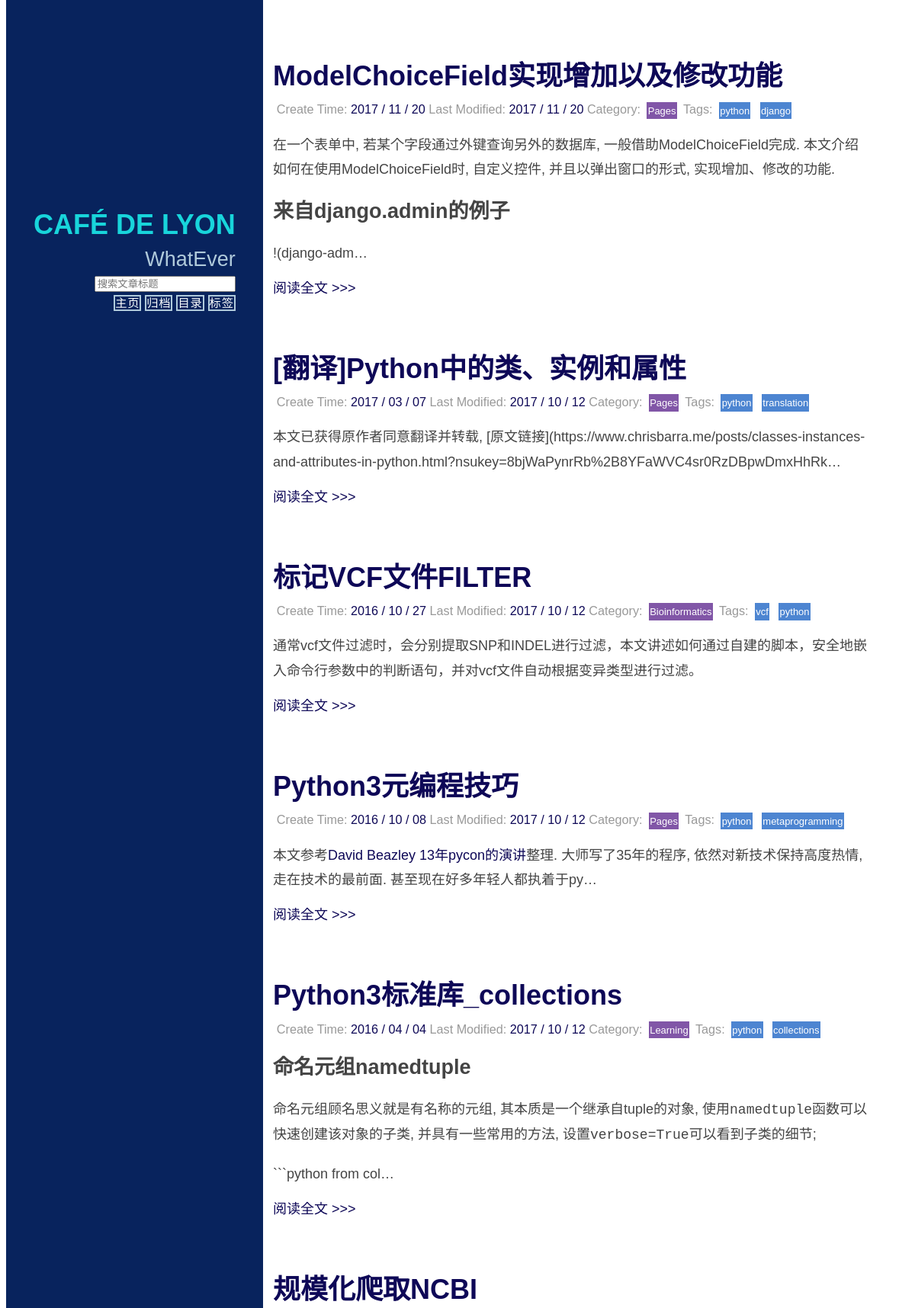
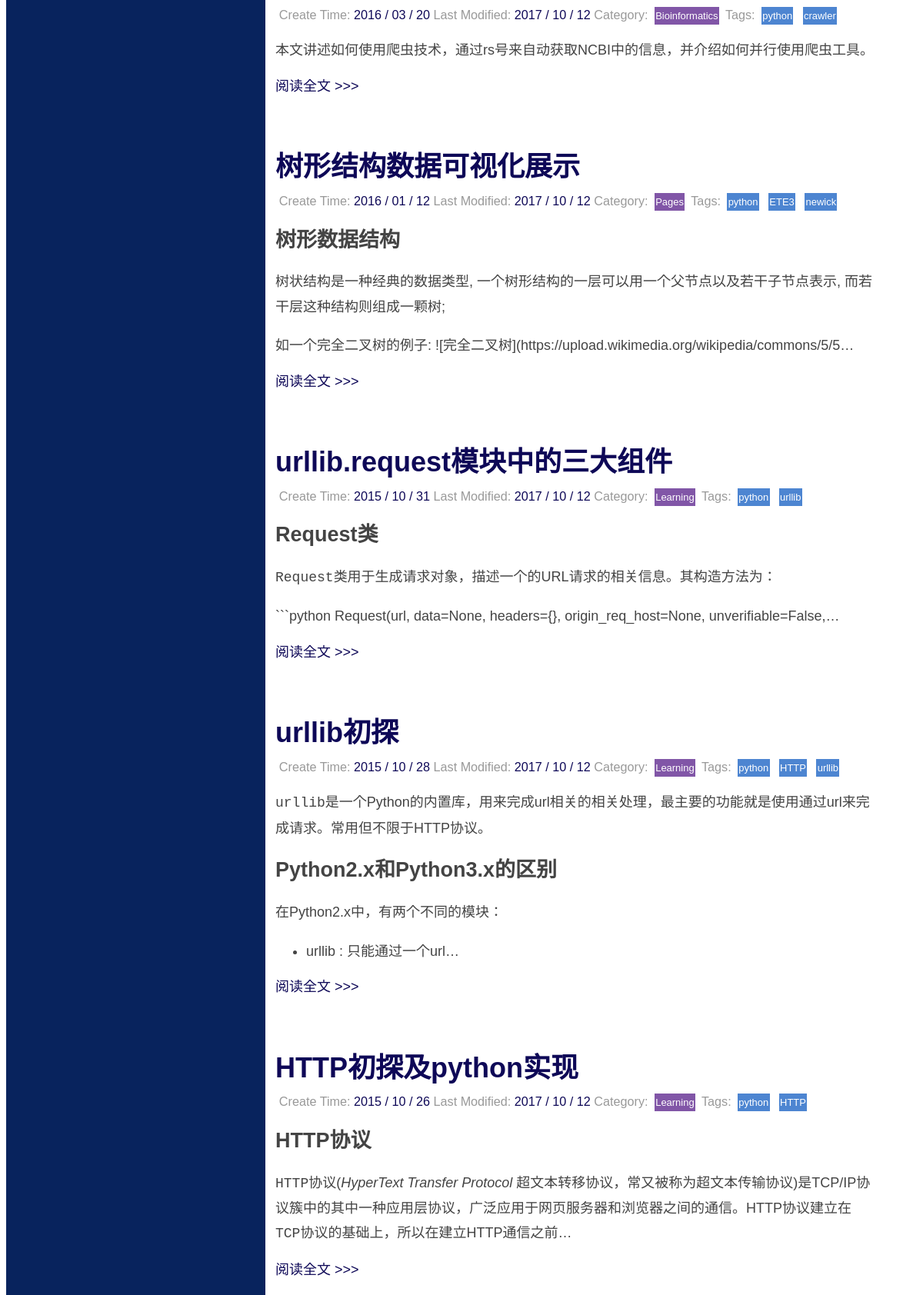
/tag/12/ (upper part), run on the app's committed database (2 pictures, top to bottom).
### blog1/models.py (models this page shows, shortened)
class Article(models.Model):
    title = models.CharField(max_length=70)
    content = models.TextField(blank=None, null=True)
    created_time = models.DateTimeField()
    modified_time = models.DateTimeField()
    abstract = models.TextField(blank=True, null=True)
    category = models.ForeignKey(Category)
    tags = models.ManyToManyField(Tag, blank=True)
    author = models.ForeignKey(User, blank=None, null=True)
    count_read = models.IntegerField(default=0)
    count_comment = models.IntegerField(default=0)
    class Meta:
        ordering = ['-created_time']

class Category(models.Model):
    name = models.CharField(max_length=100)
    def __str__(self):
        return self.name

class Tag(models.Model):
    name = models.CharField(max_length=100)
    def __str__(self):
        return self.name

### blog1/views.py (the view)
# urls.py: url(r'^tag/(?P<tag_id>\d+)/$', views.search_tag, name='search_tag'),
def search_tag(request, tag_id):
    print(tag_id)
    post_list = get_list_or_404(Article, tags__id=int(tag_id))
    return render(request, 'tag.html', {'post_list': post_list})

### blog1/templatetags/custom_markdown.py (called while the page is built)
@register.filter(is_safe=True)  # 注册template filter
@stringfilter  # 希望字符串作为参数
def custom_markdown(value):
    return mark_safe(markdown.markdown(value,
                                       extensions=['markdown.extensions.fenced_code',
                                                   'markdown.extensions.codehilite'],
                                       safe_mode=True,
                                       enable_attributes=False))

### templates/tag.html (shortened to what this page needs)
{% extends "base.html" %}
{% load custom_markdown %}
{% block content %}
    <div class="posts">
        {% for post in post_list %}
            <section class="post">
                {% include 'post_header_simple.html' %}
                {% include 'post_abstract.html' %}
            </section>
        {% endfor %}
    </div>
{% endblock %}

### templates/post_header_simple.html
<header class="post-header">
    <h2 class="post-title"><a href="{% url "detail" post_id=post.id %}">{{ post.title }}</a></h2>
    <p class="post-meta">
        Create Time: <a class="post-author" href="#">{{ post.created_time |date:"Y / m / d" }}</a>
        Last Modified: <a class="post-author" href="#">{{ post.modified_time |date:"Y / m / d" }}</a>
        Category: <a class="post-category post-category-yui"
                     href="{% url 'search_category' category_id=post.category.id %}">{{ post.category }}</a>
        Tags:
        {% for tag in post.tags.all %}
            <a class="post-category post-category-pure"
               href="{% url 'search_tag' tag_id=tag.id %}">{{ tag }}</a>
        {% endfor %}
    </p>
</header>

### templates/post_abstract.html
{% load custom_markdown %}
<div class="post-description">
    {% if post.abstract %}
        <p>
            {{ post.abstract | custom_markdown }}
        </p>
    {% else %}
        <p>
            {{ post.content | truncatechars:150 | custom_markdown }}
        </p>
    {% endif %}
</div>
<a class="pure-button" href="{% url "detail" post_id=post.id %}">阅读全文 >>> </a>

### static/css/blog.css (style rules this page uses)
* { -webkit-box-sizing: border-box; -moz-box-sizing: border-box; box-sizing: border-box; }
body { font-family: Arial, "Microsoft YaHei New", "Microsoft Yahei", "微软雅黑", "宋体", "SimSun", "STXihei", "华文细黑", sans-serif, Helvetica, Arial, Sans-Serif; font-size: 18px; line-height: 1.428; }
a { text-decoration: none; color: rgb(14, 8, 87); }
.post { padding-bottom: 2em; }
.post-title { font-size: 2em; color: #222; margin-bottom: 0.2em; }
.post-description { font-family: inherit; color: #444; line-height: 1.8em; }
.post-meta { color: #999; font-size: 90%; margin: 0.3em; }
.post-category { margin: 0.3em 0.3em; padding: 0.3em 0.1em; color: #fff; background: #999; font-size: 80%; }
.post-category-pure { background: #4d85d1; }
.post-category-yui { background: #8156a7; }

### data on the page
Article: title "ModelChoiceField实现增加以及修改功能", created_time "2017 / 11 / 20", modified_time "2017 / 11 / 20", category "Pages", content|custom_markdown "在一个表单中, 若某个字段通过外键查询另外的数据库, 一般借助ModelChoiceField完成. 本文介绍如何在使用ModelChoiceField时, 自定义控件, 并且以弹出窗口的形式, 实现增加、修改的功能. 来自django.admin的例子 !(django-adm…"
Tag: name "python"
Tag: name "django"
Article: title "[翻译]Python中的类、实例和属性", created_time "2017 / 03 / 07", modified_time "2017 / 10 / 12", category "Pages", content|custom_markdown "本文已获得原作者同意翻译并转载, [原文链接](https://www.chrisbarra.me/posts/classes-instances-and-attributes-in-python.html?nsukey=8bjWaPynrRb%2B8YFaWVC4sr0RzDBpwDmxHhRk…"
Tag: name "translation"
Article: title "标记VCF文件FILTER", created_time "2016 / 10 / 27", modified_time "2017 / 10 / 12", category "Bioinformatics", abstract|custom_markdown "通常vcf文件过滤时，会分别提取SNP和INDEL进行过滤，本文讲述如何通过自建的脚本，安全地嵌入命令行参数中的判断语句，并对vcf文件自动根据变异类型进行过滤。"
Tag: name "vcf"
Article: title "Python3元编程技巧", created_time "2016 / 10 / 08", modified_time "2017 / 10 / 12", category "Pages", content|custom_markdown "本文参考 David Beazley 13年pycon的演讲 整理. 大师写了35年的程序, 依然对新技术保持高度热情, 走在技术的最前面. 甚至现在好多年轻人都执着于py…"
Tag: name "metaprogramming"
Article: title "Python3标准库_collections", created_time "2016 / 04 / 04", modified_time "2017 / 10 / 12", category "Learning", content|custom_markdown "命名元组namedtuple 命名元组顾名思义就是有名称的元组, 其本质是一个继承自tuple的对象, 使用 namedtuple 函数可以快速创建该对象的子类, 并具有一些常用的方法, 设置 verbose=True 可以看到子类的细节; ```python from col…"
Tag: name "collections"
Article: title "规模化爬取NCBI", created_time "2016 / 03 / 20", modified_time "2017 / 10 / 12", category "Bioinformatics", abstract|custom_markdown "本文讲述如何使用爬虫技术，通过rs号来自动获取NCBI中的信息，并介绍如何并行使用爬虫工具。"
Tag: name "crawler"
Article: title "树形结构数据可视化展示", created_time "2016 / 01 / 12", modified_time "2017 / 10 / 12", category "Pages", content|custom_markdown "树形数据结构 树状结构是一种经典的数据类型, 一个树形结构的一层可以用一个父节点以及若干子节点表示, 而若干层这种结构则组成一颗树; 如一个完全二叉树的例子: ![完全二叉树](https://upload.wikimedia.org/wikipedia/commons/5/5…"
Tag: name "ETE3"
Tag: name "newick"
Article: title "urllib.request模块中的三大组件", created_time "2015 / 10 / 31", modified_time "2017 / 10 / 12", category "Learning", content|custom_markdown "Request类 Request 类用于生成请求对象，描述一个的URL请求的相关信息。其构造方法为： ```python Request(url, data=None, headers={}, origin_req_host=None, unverifiable=False,…"
Tag: name "urllib"
Article: title "urllib初探", created_time "2015 / 10 / 28", modified_time "2017 / 10 / 12", category "Learning", content|custom_markdown "urllib 是一个Python的内置库，用来完成url相关的相关处理，最主要的功能就是使用通过url来完成请求。常用但不限于HTTP协议。 Python2.x和Python3.x的区别 在Python2.x中，有两个不同的模块： urllib : 只能通过一个url…"
Tag: name "HTTP"
Article: title "HTTP初探及python实现", created_time "2015 / 10 / 26", modified_time "2017 / 10 / 12", category "Learning", content|custom_markdown "HTTP协议 HTTP 协议( HyperText Transfer Protocol 超文本转移协议，常又被称为超文本传输协议)是TCP/IP协议簇中的其中一种应用层协议，广泛应用于网页服务器和浏览器之间的通信。HTTP协议建立在 TCP 协议的基础上，所以在建立HTTP通信之前…"
